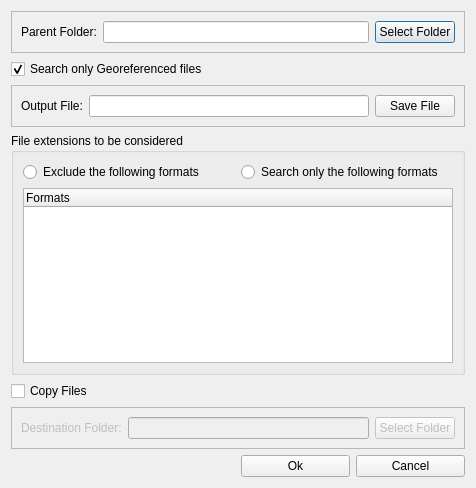
<?xml version="1.0" encoding="UTF-8"?>
<ui version="4.0">
 <class>Dialog</class>
 <widget class="QDialog" name="Dialog">
  <property name="geometry">
   <rect>
    <x>0</x>
    <y>0</y>
    <width>476</width>
    <height>488</height>
   </rect>
  </property>
  <property name="windowTitle">
   <string>Inventory Tools</string>
  </property>
  <layout class="QGridLayout" name="gridLayout_5">
   <item row="0" column="0" colspan="2">
    <widget class="QFrame" name="frame">
     <property name="frameShape">
      <enum>QFrame::StyledPanel</enum>
     </property>
     <property name="frameShadow">
      <enum>QFrame::Raised</enum>
     </property>
     <layout class="QGridLayout" name="gridLayout_4">
      <item row="0" column="0">
       <layout class="QHBoxLayout" name="horizontalLayout">
        <item>
         <widget class="QLabel" name="label">
          <property name="text">
           <string>Parent Folder:</string>
          </property>
         </widget>
        </item>
        <item>
         <widget class="QLineEdit" name="parentFolderEdit"/>
        </item>
        <item>
         <widget class="QPushButton" name="parentFolderButton">
          <property name="text">
           <string>Select Folder</string>
          </property>
         </widget>
        </item>
       </layout>
      </item>
     </layout>
    </widget>
   </item>
   <item row="1" column="0" colspan="2">
    <widget class="QCheckBox" name="onlyGeoCheckBox">
     <property name="text">
      <string>Search only Georeferenced files</string>
     </property>
     <property name="checked">
      <bool>true</bool>
     </property>
    </widget>
   </item>
   <item row="2" column="0" colspan="2">
    <widget class="QFrame" name="frame_2">
     <property name="frameShape">
      <enum>QFrame::StyledPanel</enum>
     </property>
     <property name="frameShadow">
      <enum>QFrame::Raised</enum>
     </property>
     <layout class="QGridLayout" name="gridLayout_2">
      <item row="0" column="0">
       <layout class="QHBoxLayout" name="horizontalLayout_2">
        <item>
         <widget class="QLabel" name="label_2">
          <property name="text">
           <string>Output File:</string>
          </property>
         </widget>
        </item>
        <item>
         <widget class="QLineEdit" name="outputFileEdit"/>
        </item>
        <item>
         <widget class="QPushButton" name="outputFileButton">
          <property name="text">
           <string>Save File</string>
          </property>
         </widget>
        </item>
       </layout>
      </item>
     </layout>
    </widget>
   </item>
   <item row="3" column="0" colspan="2">
    <widget class="QGroupBox" name="groupBox">
     <property name="title">
      <string>File extensions to be considered</string>
     </property>
     <layout class="QGridLayout" name="gridLayout">
      <item row="0" column="0">
       <layout class="QHBoxLayout" name="horizontalLayout_5">
        <item>
         <widget class="QRadioButton" name="blacklistRadio">
          <property name="text">
           <string>Exclude the following formats</string>
          </property>
         </widget>
        </item>
        <item>
         <widget class="QRadioButton" name="whitelistRadio">
          <property name="text">
           <string>Search only the following formats</string>
          </property>
         </widget>
        </item>
       </layout>
      </item>
      <item row="1" column="0">
       <widget class="QTreeWidget" name="treeWidget">
        <column>
         <property name="text">
          <string>Formats</string>
         </property>
        </column>
       </widget>
      </item>
     </layout>
    </widget>
   </item>
   <item row="4" column="0">
    <widget class="QCheckBox" name="copyFilesCheckBox">
     <property name="text">
      <string>Copy Files</string>
     </property>
    </widget>
   </item>
   <item row="5" column="0" colspan="2">
    <widget class="QFrame" name="frame_3">
     <property name="enabled">
      <bool>false</bool>
     </property>
     <property name="frameShape">
      <enum>QFrame::StyledPanel</enum>
     </property>
     <property name="frameShadow">
      <enum>QFrame::Raised</enum>
     </property>
     <layout class="QGridLayout" name="gridLayout_3">
      <item row="0" column="0">
       <layout class="QHBoxLayout" name="horizontalLayout_3">
        <item>
         <widget class="QLabel" name="label_3">
          <property name="text">
           <string>Destination Folder:</string>
          </property>
         </widget>
        </item>
        <item>
         <widget class="QLineEdit" name="destinationFolderEdit"/>
        </item>
        <item>
         <widget class="QPushButton" name="copyFilesButton">
          <property name="text">
           <string>Select Folder</string>
          </property>
         </widget>
        </item>
       </layout>
      </item>
     </layout>
    </widget>
   </item>
   <item row="6" column="1">
    <layout class="QHBoxLayout" name="horizontalLayout_4">
     <item>
      <widget class="QPushButton" name="okButton">
       <property name="text">
        <string>Ok</string>
       </property>
      </widget>
     </item>
     <item>
      <widget class="QPushButton" name="cancelButton">
       <property name="text">
        <string>Cancel</string>
       </property>
      </widget>
     </item>
    </layout>
   </item>
  </layout>
 </widget>
 <resources/>
 <connections/>
</ui>
